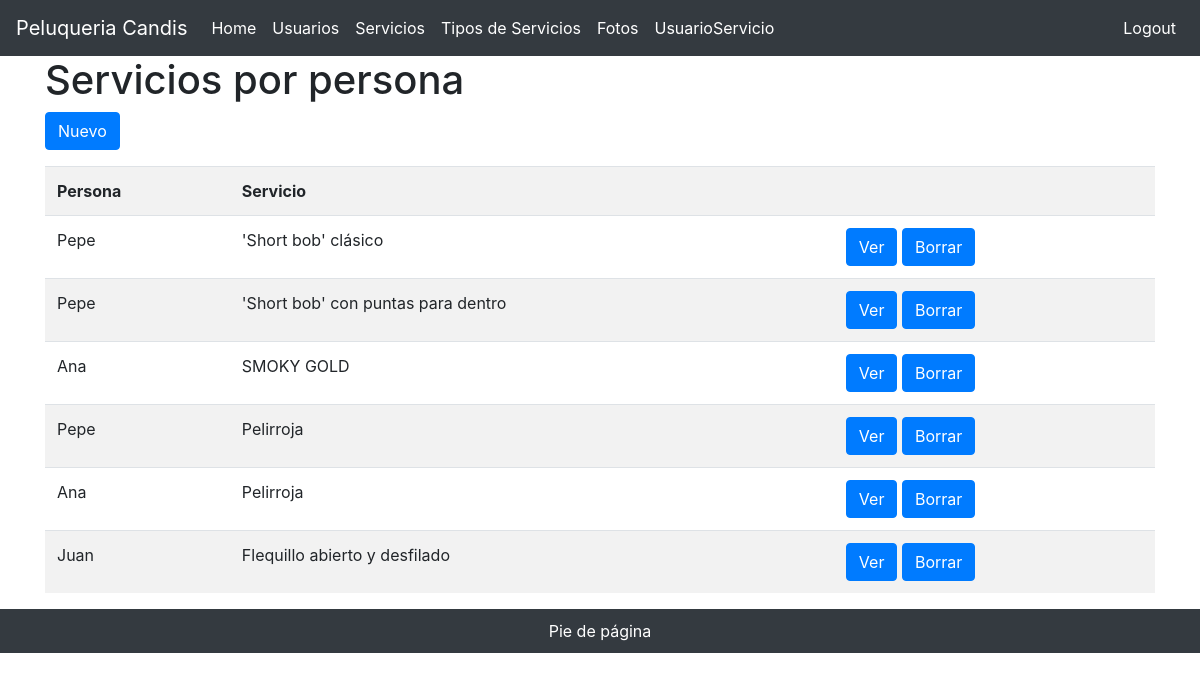
Page /userServicio/index (signed in) on the committed database.
### tables this page shows
CREATE TABLE `user_servicio` (
  `user_id` int(11) NOT NULL,
  `servicio_id` int(11) NOT NULL
);

CREATE TABLE `users` (
  `id` int(11) NOT NULL,
  `nombre` varchar(50) DEFAULT NULL,
  `apellido` varchar(50) DEFAULT NULL,
  `email` varchar(100) DEFAULT NULL,
  `fechaNacimiento` date DEFAULT NULL,
  `password` varchar(255) DEFAULT NULL,
  `active` tinyint(1) DEFAULT '0',
  `admin` tinyint(1) DEFAULT '0'
);

CREATE TABLE `servicios` (
  `idservicio` int(11) NOT NULL,
  `servicio` varchar(50) DEFAULT NULL,
  `descripcion` varchar(100) DEFAULT NULL,
  `tipoServicio` int(11) DEFAULT NULL,
  `precio` double NOT NULL,
  `genero` varchar(50) DEFAULT NULL,
  `tiempo` int(11) DEFAULT NULL
);

### app/controllers/UserServicioController.php (called while the page is built, shortened)
<?php
class UserServicioController
{
    public function index()
    {
        $userServicio = UserServicio::all();
        require('app/views/userServicio/index.php');
    }
}

### index.php (called while the page is built, shortened)
<?php
$app = new \Core\App();

### app/models/UserServicio.php (called while the page is built, shortened)
<?php
class UserServicio extends Model
{
    public static function all()
    {
        $db = UserServicio::db();
        $sql = "SELECT * FROM user_servicio";
        $statement = $db->query($sql);
        $userServicio = $statement->fetchAll(PDO::FETCH_CLASS, UserServicio::class);
        return $userServicio;
    }
    public function typeServicio()
    {
        $db = Servicio::db();
        $statement = $db->prepare('SELECT * FROM servicios WHERE idservicio = :id');
        $statement->bindValue(':id', $this->servicio_id);
        $statement->execute();
        $statement->setFetchMode(PDO::FETCH_CLASS, Servicio::class);
        $userServicio = $statement->fetch(PDO::FETCH_CLASS);
        return $userServicio;
    }
    public function typeUser()
    {
        $db = User::db();
        $statement = $db->prepare('SELECT * FROM users WHERE id = :id');
        $statement->bindValue(':id', $this->user_id);
        $statement->execute();
        $statement->setFetchMode(PDO::FETCH_CLASS, User::class);
        $userServicio = $statement->fetch(PDO::FETCH_CLASS);
        return $userServicio;
    }
    public function __get($atributoDesconocido)
    {
        if (method_exists($this, $atributoDesconocido)) {
            $this->$atributoDesconocido = $this->$atributoDesconocido();
            return $this->$atributoDesconocido;
        }
    }
}

### app/views/userServicio/index.php (the view, shortened to what this page needs)
<!doctype html>
<html lang="es">
<head>
  <?php require "app/views/parts/head.php" ?>
</head>
<body>
  <?php require "app/views/parts/header.php" ?>
  <main role="main" class="container">
    <div class="starter-template">
      <h1>Servicios por persona</h1>
      <p><a href="<?= PATH."userServicio/create/".$userServicio->id ?>" class="btn btn-primary">Nuevo</a></p>
      <table class="table table-striped table-hover">
        <tr>
          <th>Persona</th>
          <th>Servicio</th>
          <th></th>
        </tr>
        <?php foreach ($userServicio as $key => $value) { ?>
          <tr>
          <td><?php echo $value->typeUser->nombre ?></td>
          <td><?php echo $value->typeServicio->servicio ?></td>
          <td>
            <a href="<?= PATH."userServicio/show/".$value->user_id."/".$value->servicio_id ?>" class="btn btn-primary">Ver </a>
            <a href="<?= PATH."userServicio/delete/".$value->user_id."/".$value->servicio_id ?>" class="btn btn-primary">Borrar </a>
          </td>
          </tr>
        <?php } ?>
      </table>
    </div>
  </main>
  <?php require "app/views/parts/footer.php" ?>
</body>
</html>

### rows in the picture
user_servicio: user.nombre "Pepe", servicio.servicio "'Short bob' clásico"
user_servicio: user.nombre "Pepe", servicio.servicio "'Short bob' con puntas para dentro"
user_servicio: user.nombre "Ana", servicio.servicio "SMOKY GOLD"
user_servicio: user.nombre "Pepe", servicio.servicio "Pelirroja"
user_servicio: user.nombre "Ana", servicio.servicio "Pelirroja"
user_servicio: user.nombre "Juan", servicio.servicio "Flequillo abierto y desfilado"
